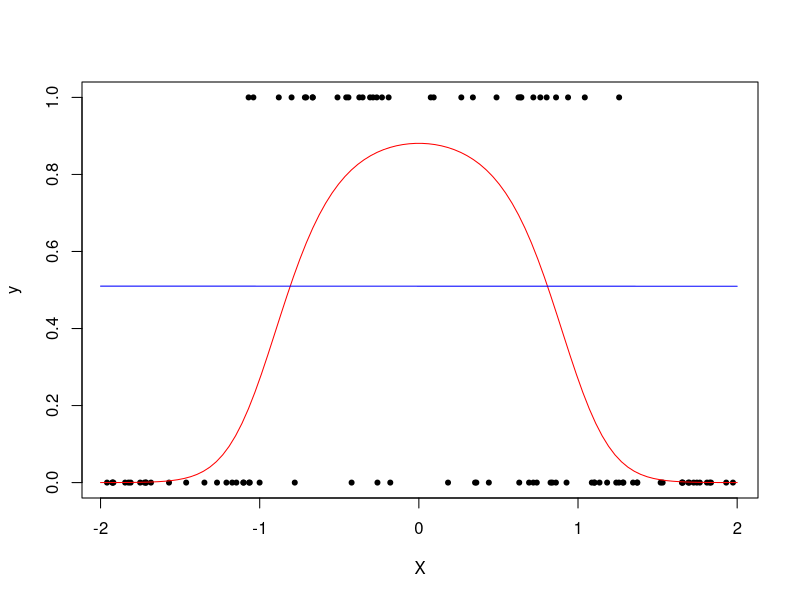
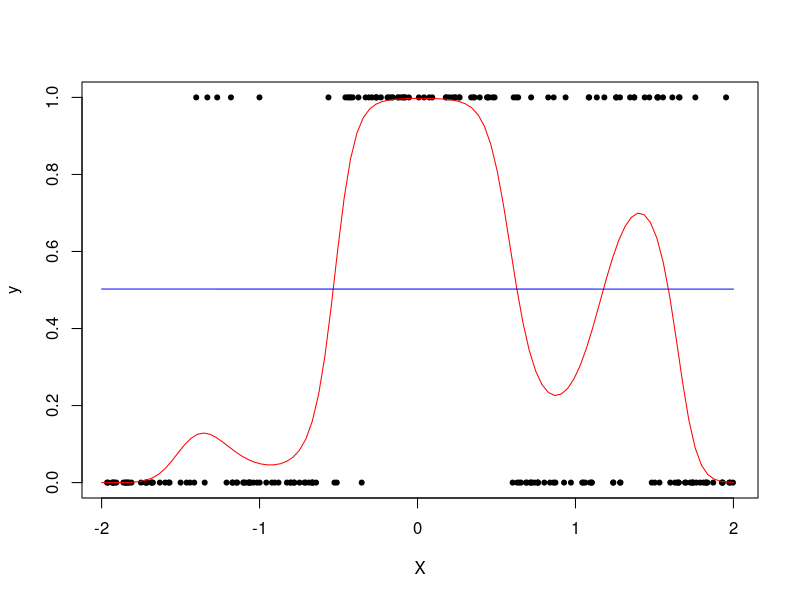

Write the R code that produced these figures, in order. (Note: a time limit stopped this script after it produced the figures.)
## ---- chunk 1
library(knitr)
knitr::opts_chunk$set(echo = T)
## ---- chunk 2
rm(list=ls())
# constructor function for the "shallow_net" class
shallow_net <- function(p,q) {
        if (p<1) stop("'p' needs to be >= 1" )
        if (q<1) stop("'q' needs to be >= 1" )
        
        parameter <- list(theta = replicate(q, 0.1*runif(p+1, -.5, .5)), 
                      beta = 0.1*runif(q+1, -.5, .5))
        
        attr(parameter, "class") <- "shallow_net"
        parameter
}
# sigmoid function
sigmoid =  function(x){
        1/(1+exp(-x))
}
# generic predict function
predict <- function(object, ...) UseMethod("predict")
# method for shallow_net
predict.shallow_net <- function(object, X){  
        if ( !is( object, "shallow_net") ) 
                stop( "predict.shallow_net requires an object of class 'shallow_net'" )
        if ( !is( X, "matrix") ) 
                stop( "X requires an object of class 'matrix'" )
        
        sigmoid =  function(x){ 1/(1+exp(-x))}
        
        theta = object$theta
        beta = object$beta
        
        n = nrow(X)
        X_aug = cbind(rep(1,n),X)
        A = sigmoid(X_aug %*% theta)
        A_aug = cbind(rep(1,n),A)
        f_pred = sigmoid(A_aug %*% beta)
        
        return(f_pred)
}

# train function for shallow_net
train <- function(X, y, learn_rate = 0.001, n_iter = 200, object)
{
        if ( !is( object, "shallow_net") ) 
                stop( "predict.shallow_net requires an object of class 'shallow_net'" )
        if ( !is( X, "matrix") ) 
                stop( "X requires an object of class 'matrix'" )
        
        beta = object$beta
        theta = object$theta
        
        q = ncol(theta)
        n = nrow(X)
        p = ncol(X)
        
        for (it in 1:n_iter)
        {
                if(it %% 1000 == 0) cat("Iter: ", it, "\n")
                
                # Forward pass
                X_aug = cbind(rep(1,n),X)
                A = sigmoid(X_aug %*% theta)
                A_aug = cbind(rep(1,n),A)
                f_hat = sigmoid(A_aug %*% beta)
                
                # Backward pass
                dloss_beta = (1/n)*t(A_aug)%*%(f_hat - y)
                dloss_theta = matrix(rep(NA, (p+1)*q), ncol = q)
                
                sum_theta = matrix(rep(0, (p+1)*q), ncol = q)
                for(i in 1:n)
                {
                        sum_theta = sum_theta + 
                          X_aug[i,]%*%t((f_hat[i] - y[i])*(A[i,]*(1-A[i,]))*beta[-1])   
                }
                
                dloss_theta = sum_theta/n
                
                beta  = beta - learn_rate*dloss_beta
                theta = theta - learn_rate*dloss_theta
                
                # Check objective function value
                # print(loss_func(y,f_hat_func(X,theta,beta)))
                
        }
        
        out = list(theta = theta, beta = beta)
        class(out) <- 'shallow_net'
        
        return(out)
}
## ---- chunk 3
## -----------------------------------------------------------------------------
## Example 1 
n = 100
p = 1
q = 4
set.seed(101)
X = as.matrix(runif(n, -2, 2))
y_prob = sigmoid(2 - 3*X^2)
y = rbinom(n,1,y_prob)
object.shallow_net = shallow_net(p, q)
# Forward pass
f_hat = predict(object.shallow_net, X)
X_grid = as.matrix(seq(-2, 2, length.out = 100))
y_prob_grid = sigmoid(2 - 3*X_grid^2)
f_hat_grid = predict(object.shallow_net, X_grid)
plot(X,y, pch = 20)
lines(X_grid,y_prob_grid, col = 'red')
lines(X_grid,f_hat_grid, col = 'blue')
# Animation
for(s_it in 1:60)
{
        out_nn = train(X, y, learn_rate = .3, n_iter = 100, object.shallow_net)
        
        ## Update the shallow_net parameters
        object.shallow_net = out_nn
        
        X_grid = as.matrix(seq(-2,2,length.out = 100))
        y_prob_grid = sigmoid(2 - 3*X_grid^2)
        f_hat_grid = predict(out_nn, X_grid)
        
        #plot(X,y, pch = 20)
        #lines(X_grid,y_prob_grid, col = 'red')
        #lines(X_grid,f_hat_grid, col = 'blue')
        #Sys.sleep(.8)
}

## ---- chunk 4
## -----------------------------------------------------------------------------
## Example 2 
n = 200
p = 1
q = 8
set.seed(101)
X = as.matrix(runif(n, -2, 2))
y_prob = sigmoid(3 + X - 3*X^2 + 3*cos(4*X))
y = rbinom(n,1,y_prob)
object.shallow_net = shallow_net(p, q)
# Forward pass
f_hat = predict(object.shallow_net, X)
# Plot prediction
X_grid = as.matrix(seq(-2,2,length.out = 100))
y_prob_grid = sigmoid(3 + X_grid - 3*X_grid^2 + 3*cos(4*X_grid))
f_hat_grid = predict(object.shallow_net, X_grid)
plot(X,y, pch = 20)
lines(X_grid,y_prob_grid, col = 'red')
lines(X_grid,f_hat_grid, col = 'blue')

# Animation
for(s_it in 1:1000)
{
        out_nn = train(X, y, learn_rate = .5, n_iter = 500, object.shallow_net)
        
        ## Update the shallow_net parameters
        object.shallow_net = out_nn
        
        X_grid = as.matrix(seq(-2,2,length.out = 100))
        y_prob_grid = sigmoid(3 + X_grid - 3*X_grid^2 + 3*cos(4*X_grid))
        f_hat_grid = predict(object.shallow_net, X_grid)
        
        #plot(X,y, pch = 20)
        #lines(X_grid,y_prob_grid, col = 'red')
        #lines(X_grid,f_hat_grid, col = 'blue')
        #Sys.sleep(.8)
}
